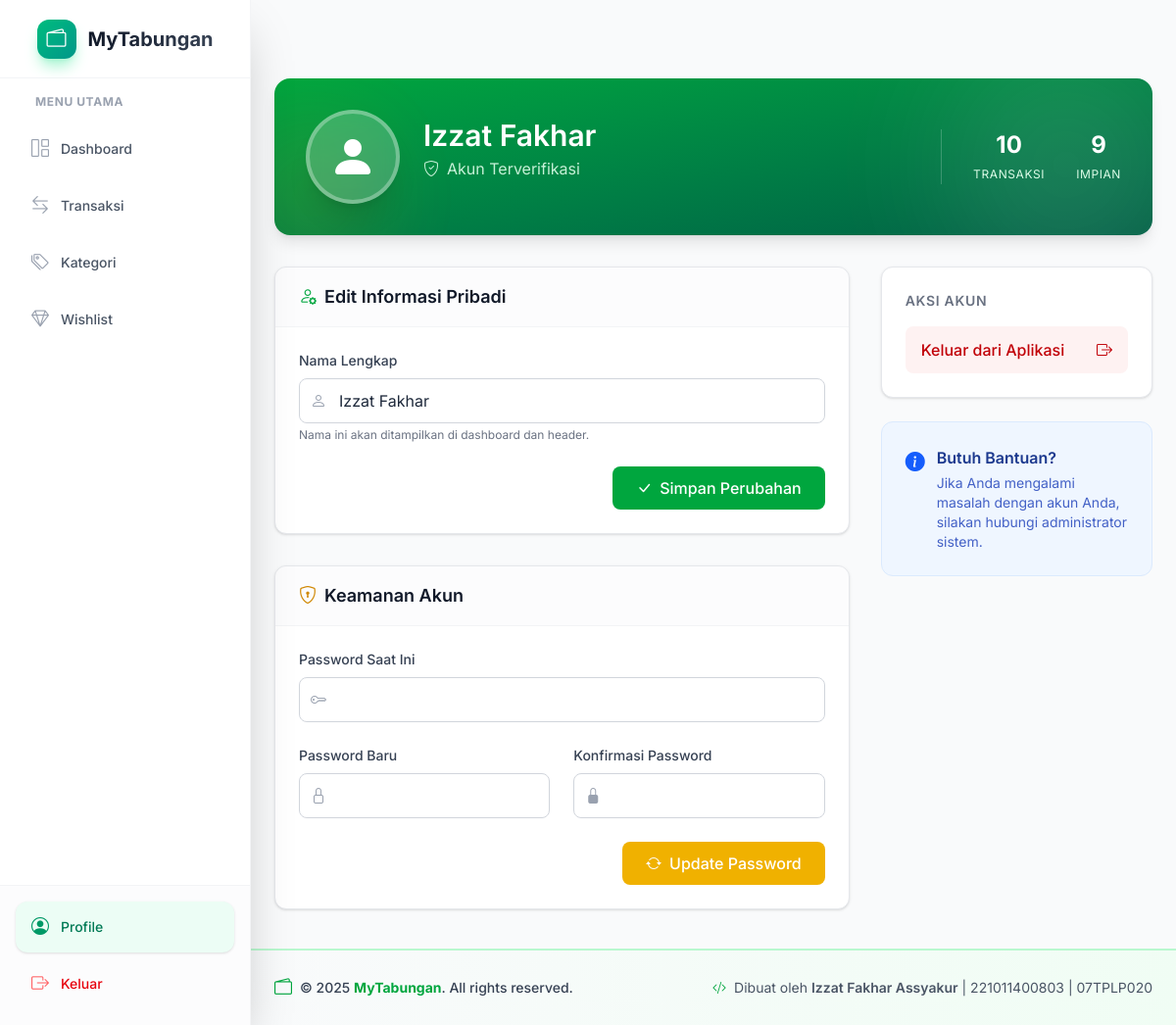
Before: /profile.php (signed in) with the older database file.
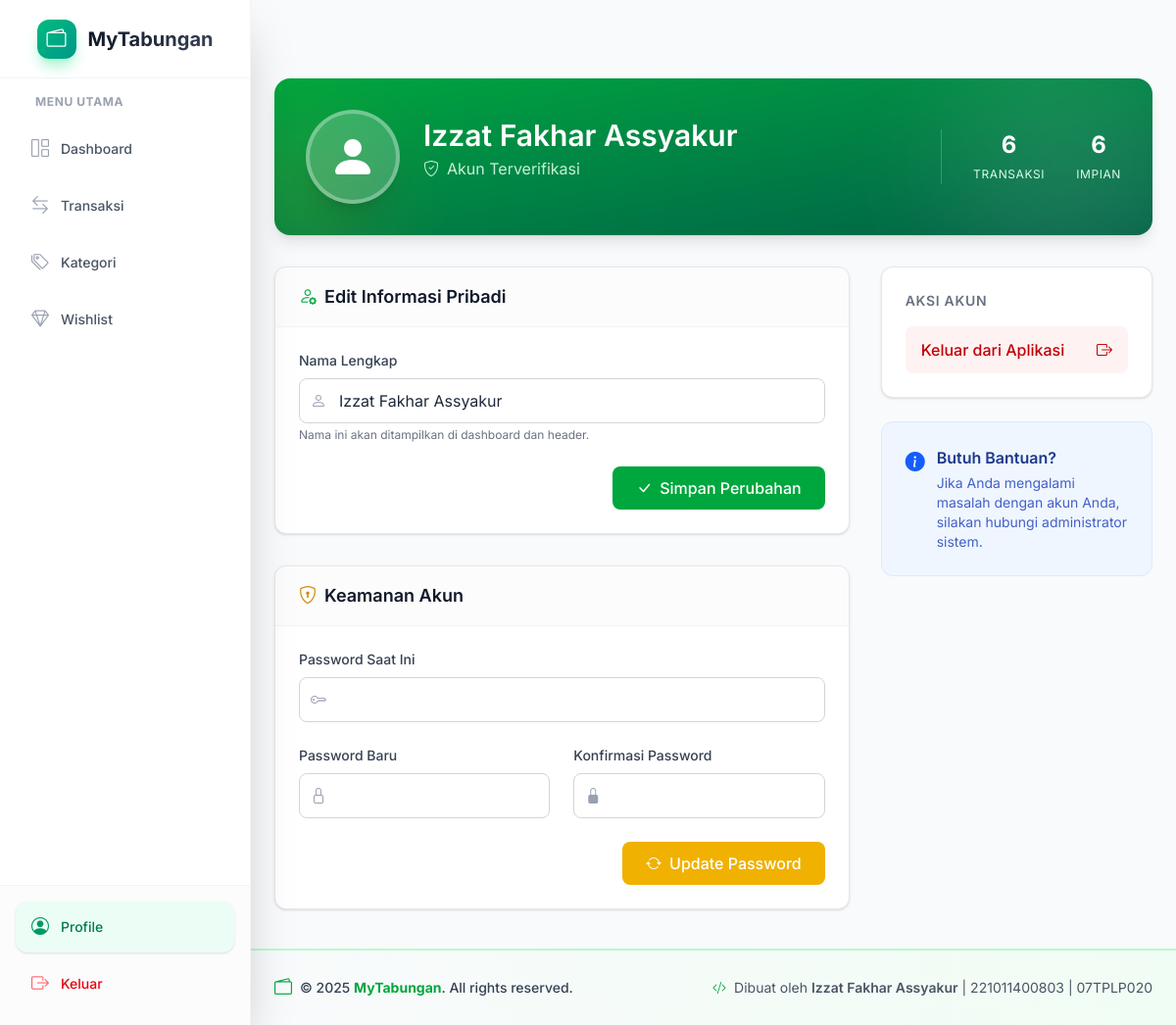
After: the same page with the newer database file.
### tables this page shows
CREATE TABLE `pengguna` (
  `id_pengguna` int(11) NOT NULL,
  `nama_lengkap` varchar(100) NOT NULL,
  `email` varchar(100) NOT NULL,
  `password` varchar(255) NOT NULL,
  `dibuat_pada` timestamp NOT NULL DEFAULT current_timestamp()
);

### profile.php (the view, shortened to what the rows shown need)
<?php
require_once __DIR__ . '/auth/cek_masuk.php';
$id_pengguna = $_SESSION['id_pengguna'];
$nama_lengkap = '';
try {
    $stmt = $pdo->prepare("SELECT nama_lengkap FROM pengguna WHERE id_pengguna = ?");
    $stmt->execute([$id_pengguna]);
    $user = $stmt->fetch();
    if ($user) {
        $nama_lengkap = $user['nama_lengkap'];
    }
} catch (PDOException $e) {
}
require_once __DIR__ . '/layout/header.php';
?>
<main class="min-h-screen md:ml-64 px-4 sm:px-6 pt-20 pb-10 bg-gray-50">
    <div class="relative overflow-hidden rounded-2xl bg-gradient-to-br from-green-600 to-emerald-800 text-white shadow-lg mb-8">
        <div class="relative z-10 p-8 flex flex-col md:flex-row items-center gap-6">
            <div class="text-center md:text-left flex-1">
                <h1 class="text-3xl font-bold mb-1"><?php echo htmlspecialchars($nama_lengkap); ?></h1>
                <p class="text-green-100 opacity-90 mb-4 flex items-center justify-center md:justify-start gap-2">
                    <i class="bi bi-shield-check"></i> Akun Terverifikasi
                </p>
            </div>
        </div>
    </div>
    <div class="grid grid-cols-1 lg:grid-cols-3 gap-8">
        <div class="lg:col-span-2 space-y-8">
            <div class="bg-white rounded-xl shadow-sm border border-gray-200 overflow-hidden">
                <div class="p-6">
                    <form action="profile.php" method="POST">
                        <div class="mb-6">
                            <div class="relative">
                                <span class="absolute left-3 top-1/2 -translate-y-1/2 text-gray-400">
                                    <i class="bi bi-person"></i>
                                </span>
                                <input type="text" class="w-full pl-10 pr-4 py-2.5 border border-gray-300 rounded-lg focus:outline-none focus:ring-2 focus:ring-green-500 focus:border-transparent transition-all" id="nama_lengkap" name="nama_lengkap" value="<?php echo htmlspecialchars($nama_lengkap); ?>" required>
                            </div>
                        </div>
                    </form>
                </div>
            </div>
        </div>
    </div>
</main>
<?php
require_once __DIR__ . '/layout/footer.php';
?>

Changed rows visible on the page:
changed pengguna: nama_lengkap "Izzat Fakhar" → "Izzat Fakhar Assyakur"
Other visible differences:
$total_transaksi: "10" → "6"
$total_wishlist: "9" → "6"
